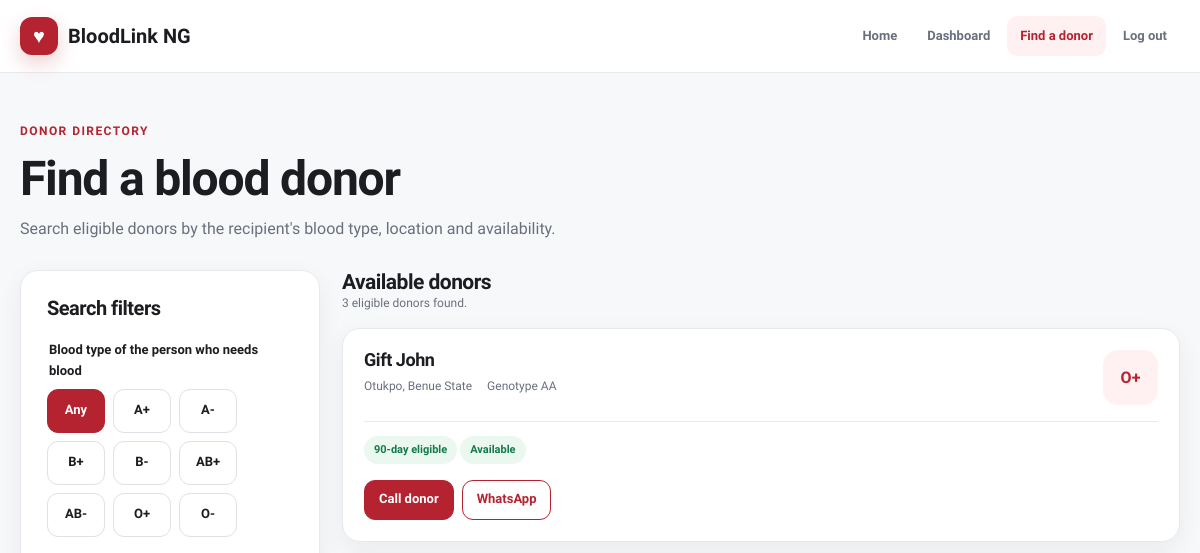
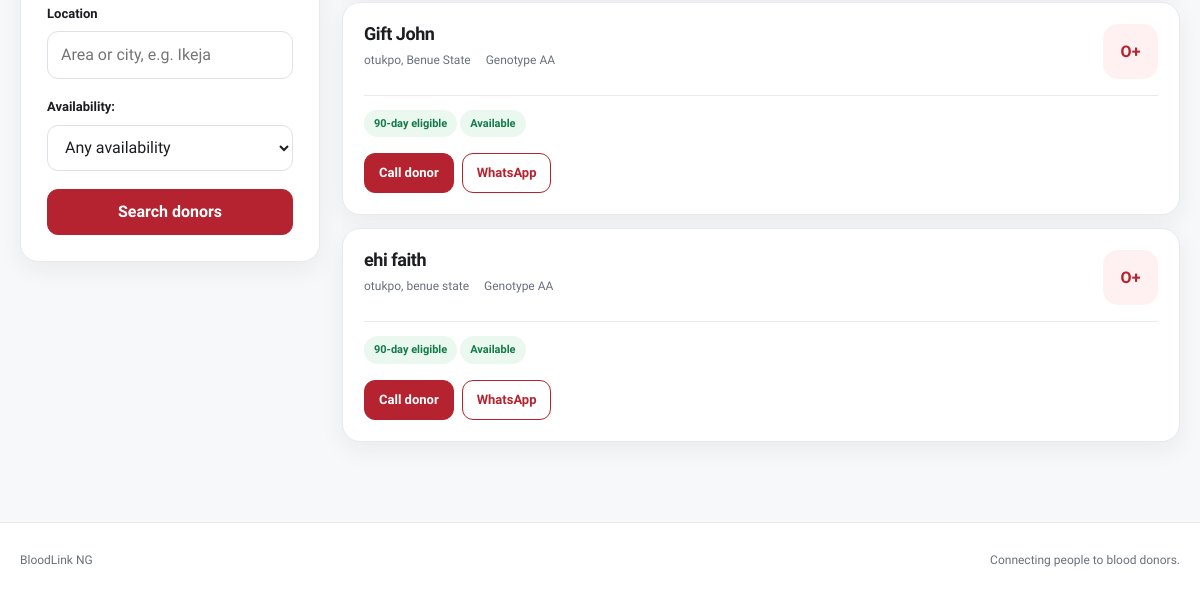
The page /search/ (signed in) on the database as committed earlier (2 pictures, top to bottom).
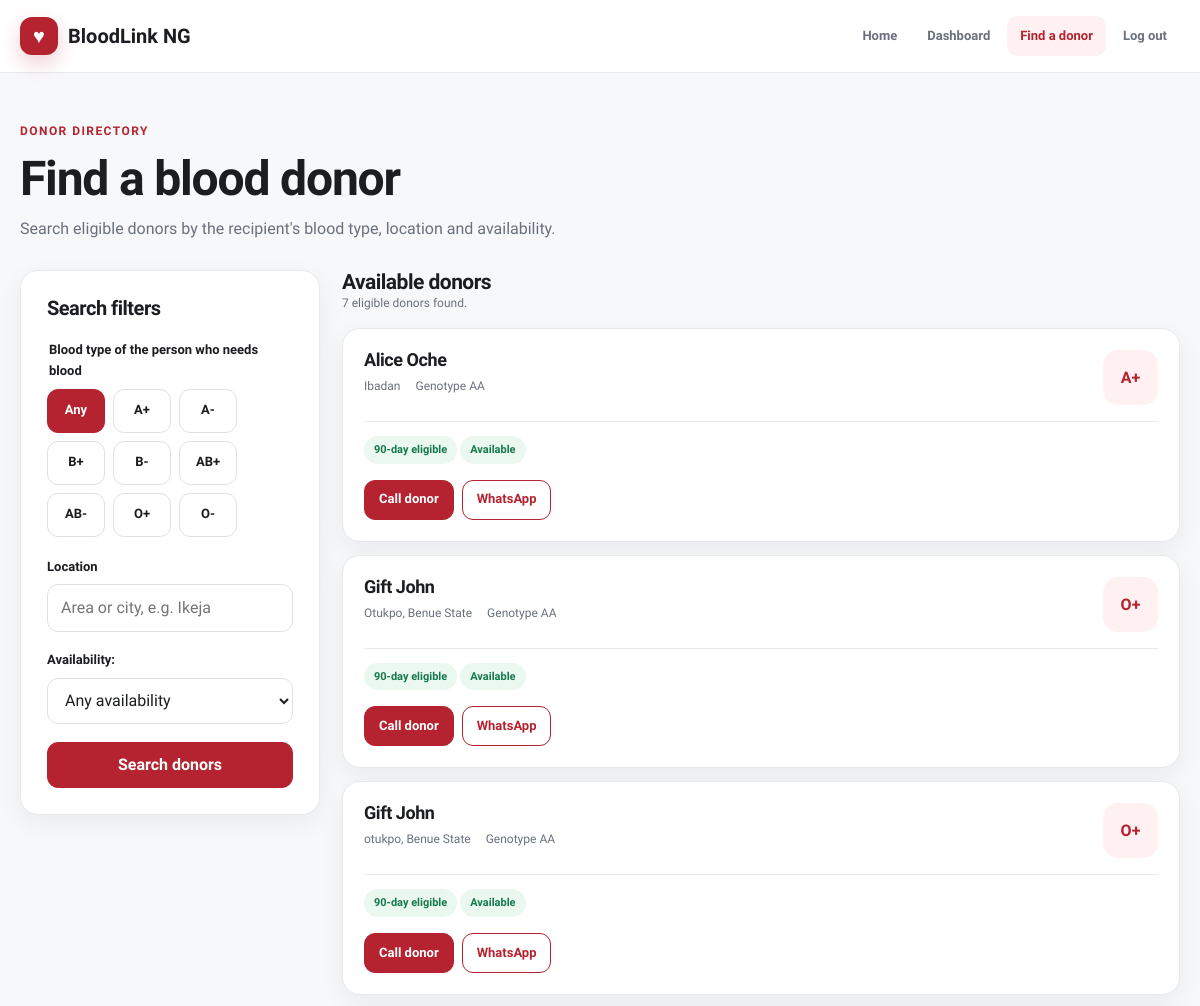
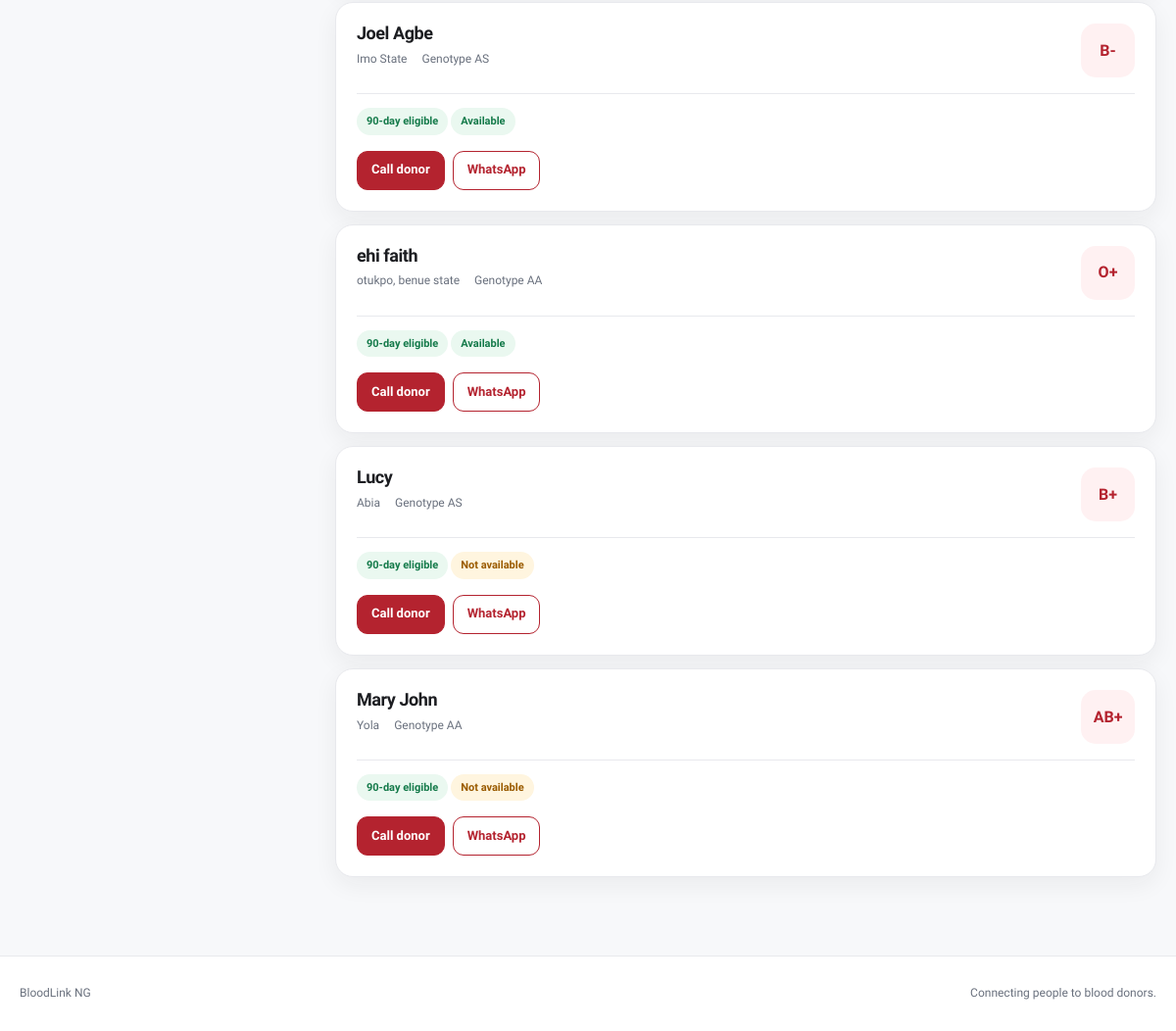
The same page on the database as committed later (2 pictures, top to bottom).
### donors/models.py (models this page shows, shortened)
class Donor(models.Model):
    user = models.OneToOneField(
        settings.AUTH_USER_MODEL,
        null=True,
        blank=True,
        on_delete=models.CASCADE,
        related_name="donor",
    )
    name = models.CharField(max_length=100)
    blood_type = models.CharField(max_length=3)
    genotype = models.CharField(max_length=2)
    location = models.CharField(max_length=200)
    phone = models.CharField(max_length=20)
    last_donation = models.DateField(null=True, blank=True)
    availability = models.BooleanField(default=True)
    @property
    def tel_phone(self):
        raw = (self.phone or "").strip()
        if not raw:
            return ""
        digits = re.sub(r"\D", "", raw)
        if not digits:
            return ""
        return f"+{digits}" if raw.startswith("+") else digits
    @property
    def whatsapp_phone(self):
        digits = re.sub(r"\D", "", self.phone or "")
        if not digits:
            return ""
        if digits.startswith("0"):
            return "234" + digits[1:]
        return digits
    def whatsapp_url(self, recipient_type=""):
        number = self.whatsapp_phone
        if not number:
            return ""
        need = f"{recipient_type} blood" if recipient_type else "blood"
        text = (
            f"Hello {self.name}, I found you on BloodLink NG. "
            f"Someone needs {need}. Are you able to donate?"
        )
        return f"https://wa.me/{number}?text={quote(text)}"

### donors/views.py (the view, shortened to what this page needs)
# urls.py: path("search/", search_donors, name="search_donors"),
@login_required(login_url="login")
def search_donors(request):
    form = DonorSearchForm(request.GET or None)
    donors = Donor.objects.all()
    recipient_type = ""
    ninety_days_ago = date.today() - timedelta(days=90)
    donors = donors.filter(
        Q(last_donation__isnull=True)
        | Q(last_donation__lte=ninety_days_ago)
    )
    me = current_donor(request)
    if me is not None:
        donors = donors.exclude(pk=me.pk)
    if recipient_type:
        donors = donors.annotate(
            type_rank=Case(
                When(blood_type=recipient_type, then=Value(0)),
                default=Value(1),
                output_field=IntegerField(),
            )
        ).order_by("-availability", "type_rank", "name")
    else:
        donors = donors.order_by("-availability", "name")
    donors = list(donors)
    for donor in donors:
        donor.wa_url = donor.whatsapp_url(recipient_type)
    return render(request, "donors/search.html", {
        "form": form,
        "donors": donors,
        "recipient_type": recipient_type,
        "compatible_types": compatible_donor_types(recipient_type),
        "searched": bool(request.GET),
        "ninety_days_ago": ninety_days_ago,
    })

### donors/forms.py
class DonorSearchForm(ControlMixin, forms.Form):
    blood_type = forms.ChoiceField(
        label="Blood type of the person who needs blood",
        help_text=(
            "We list donors whose blood the patient can safely receive. "
            "Choose \"Any\" to list every eligible donor without checking "
            "compatibility."
        ),
        choices=[("", "Any")] + [(t, t) for t in ALL_BLOOD_TYPES],
        initial="",
        required=False,
        widget=forms.RadioSelect,
    )
    location = forms.CharField(
        max_length=200,
        required=False,
        label="Location",
        widget=forms.TextInput(attrs={
            "placeholder": "Area or city, e.g. Ikeja",
        }),
    )
    availability = forms.ChoiceField(
        choices=[
            ("", "Any availability"),
            ("True", "Available"),
            ("False", "Not available"),
        ],
        required=False,
        label="Availability"
    )

### donors/compatibility.py (called while the page is built)
def compatible_donor_types(recipient_type):
    if not recipient_type:
        return []
    return COMPATIBILITY.get(recipient_type, [])

### donors/views.py (called while the page is built)
def current_donor(request):
    if not request.user.is_authenticated:
        return None
    return Donor.objects.filter(user=request.user).first()

### donors/templates/donors/search.html (shortened to what this page needs)
{% extends "donors/base.html" %}
{% block content %}
<main class="page">
<div class="container">
  <div class="page-head">
    <div class="eyebrow">Donor directory</div>
    <h1>Find a blood donor</h1>
    <p>Search eligible donors by the recipient's blood type, location and availability.</p>
  </div>
  <div class="search-layout">
    <aside class="card search-filters">
      <h2 style="font-size:20px;margin-bottom:20px">Search filters</h2>
      <form method="GET">
        {% include "donors/choice_group.html" with field=form.blood_type %}
        {% include "donors/_field.html" with field=form.location %}
        <div class="field">{{ form.availability.label_tag }}{{ form.availability }}</div>
        <button class="btn btn-block" type="submit">Search donors</button>
      </form>
    </aside>
    <section>
      <div class="results-head">
        <div><h2>Available donors</h2><p>{% if donors %}{{ donors|length }} eligible donor{{ donors|length|pluralize }} found.{% else %}No matching donors found.{% endif %}</p></div>
      </div>
      <div class="donor-list">
      {% for donor in donors %}
        <article class="card donor-card">
          <div class="donor-card-head">
            <div><h3 class="donor-name">{{ donor.name }}</h3><div class="donor-meta"><span>{{ donor.location }}</span><span>Genotype {{ donor.genotype }}</span></div></div>
            <div class="blood-badge">{{ donor.blood_type }}</div>
          </div>
          <div class="donor-status">
            <span class="pill pill-ok">90-day eligible</span>
            {% if donor.availability %}<span class="pill pill-ok">Available</span>{% else %}<span class="pill pill-off">Not available</span>{% endif %}
          </div>
          <div class="donor-actions">
            {% if donor.tel_phone %}<a class="btn btn-sm" href="tel:{{ donor.tel_phone }}">Call donor</a>{% endif %}
            {% if donor.wa_url %}<a class="btn btn-sm btn-ghost" href="{{ donor.wa_url }}" target="_blank" rel="noopener">WhatsApp</a>{% endif %}
          </div>
        </article>
      {% empty %}
        <div class="card empty-state"><div class="drop">⌕</div><h3>No donors matched</h3><p class="muted" style="margin:8px auto 18px;max-width:500px">Try another blood type, location or availability filter.</p><a class="btn btn-ghost" href="{% url 'search_donors' %}">Clear filters</a></div>
      {% endfor %}
      </div>
    </section>
  </div>
</div>
</main>
{% endblock %}

### donors/templates/donors/base.html (shortened to what this page needs)
{% load static %}
<!DOCTYPE html>
<html lang="en">
<head>
    <link rel="stylesheet" href="{% static 'donors/css/app.css' %}">
</head>
<body>
<header class="site-header">
    <div class="container site-header-inner">
        <a class="brand" href="{% url 'home' %}">
            <span class="brand-mark">♥</span> BloodLink NG
        </a>
        <nav class="nav" aria-label="Main navigation">
            <a href="{% url 'home' %}" {% if request.resolver_match.url_name == 'home' %}aria-current="page"{% endif %}>Home</a>
            {% if user.is_authenticated %}
                <a href="{% url 'donor_dashboard' %}" {% if request.resolver_match.url_name == 'donor_dashboard' %}aria-current="page"{% endif %}>Dashboard</a>
                <a href="{% url 'search_donors' %}" {% if request.resolver_match.url_name == 'search_donors' %}aria-current="page"{% endif %}>Find a donor</a>
                <form method="post" action="{% url 'logout' %}">
                    <button type="submit">Log out</button>
                </form>
            {% else %}
                <a href="{% url 'login' %}" {% if request.resolver_match.url_name == 'login' %}aria-current="page"{% endif %}>Log in</a>
                <a class="btn btn-sm" href="{% url 'register_donor' %}">Become a donor</a>
            {% endif %}
        </nav>
    </div>
</header>
{% block content %}{% endblock %}
<footer class="site-footer">
    <div class="container site-footer-inner">
        <span>BloodLink NG</span>
        <span>Connecting people to blood donors.</span>
    </div>
</footer>
</body>
</html>

### donors/templates/donors/choice_group.html (shortened to what this page needs)
<fieldset class="group{% if field.errors %} has-error{% endif %}">
    <legend>{{ field.label }}</legend>
    <div class="chips">
        {% for radio in field %}
            <label class="chip">{{ radio.tag }}<span>{{ radio.choice_label }}</span></label>
        {% endfor %}
    </div>
</fieldset>

### donors/templates/donors/_field.html (shortened to what this page needs)
<div class="field{% if field.errors %} has-error{% endif %}">
    <label for="{{ field.id_for_label }}">{{ field.label }}</label>
    {{ field }}
</div>

Rows that differ between the two databases and show on the page:
added Donor: name "Alice Oche", location "Ibadan", genotype "AA", blood_type "A+", availability "Available"
added Donor: name "Joel Agbe", location "Imo State", genotype "AS", blood_type "B-", availability "Available"
added Donor: name "Lucy", location "Abia", genotype "AS", blood_type "B+", availability "Not available"
added Donor: name "Mary John", location "Yola", genotype "AA", blood_type "AB+", availability "Not available"
Other text that changed with them:
{{ donors|length }}: "3" → "7"
